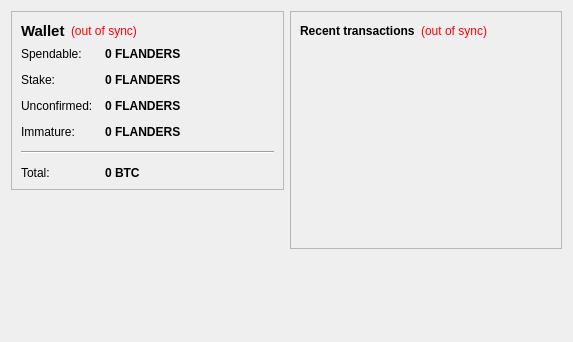
<?xml version="1.0" encoding="UTF-8"?>
<ui version="4.0">
 <class>OverviewPage</class>
 <widget class="QWidget" name="OverviewPage">
  <property name="geometry">
   <rect>
    <x>0</x>
    <y>0</y>
    <width>573</width>
    <height>342</height>
   </rect>
  </property>
  <property name="windowTitle">
   <string>Form</string>
  </property>
  <layout class="QHBoxLayout" name="horizontalLayout" stretch="1,1">
   <item>
    <layout class="QVBoxLayout" name="verticalLayout_2">
     <item>
      <widget class="QFrame" name="frame">
       <property name="frameShape">
        <enum>QFrame::StyledPanel</enum>
       </property>
       <property name="frameShadow">
        <enum>QFrame::Raised</enum>
       </property>
       <layout class="QVBoxLayout" name="verticalLayout_4">
        <item>
         <layout class="QHBoxLayout" name="horizontalLayout_4">
          <item>
           <widget class="QLabel" name="label_5">
            <property name="font">
             <font>
              <pointsize>11</pointsize>
              <weight>75</weight>
              <bold>true</bold>
             </font>
            </property>
            <property name="text">
             <string>Wallet</string>
            </property>
           </widget>
          </item>
          <item>
           <widget class="QLabel" name="labelWalletStatus">
            <property name="toolTip">
             <string>The displayed information may be out of date. Your wallet automatically synchronizes with the FLANDERS network after a connection is established, but this process has not completed yet.</string>
            </property>
            <property name="styleSheet">
             <string notr="true">QLabel { color: red; }</string>
            </property>
            <property name="text">
             <string notr="true">(out of sync)</string>
            </property>
            <property name="alignment">
             <set>Qt::AlignLeading|Qt::AlignLeft|Qt::AlignVCenter</set>
            </property>
           </widget>
          </item>
          <item>
           <spacer name="horizontalSpacer_2">
            <property name="orientation">
             <enum>Qt::Horizontal</enum>
            </property>
            <property name="sizeHint" stdset="0">
             <size>
              <width>40</width>
              <height>20</height>
             </size>
            </property>
           </spacer>
          </item>
         </layout>
        </item>
        <item>
         <layout class="QFormLayout" name="formLayout_2">
          <property name="fieldGrowthPolicy">
           <enum>QFormLayout::AllNonFixedFieldsGrow</enum>
          </property>
          <property name="horizontalSpacing">
           <number>12</number>
          </property>
          <property name="verticalSpacing">
           <number>12</number>
          </property>
          <item row="0" column="0">
           <widget class="QLabel" name="label">
            <property name="text">
             <string>Spendable:</string>
            </property>
           </widget>
          </item>
          <item row="0" column="1">
           <widget class="QLabel" name="labelBalance">
            <property name="font">
             <font>
              <weight>75</weight>
              <bold>true</bold>
             </font>
            </property>
            <property name="cursor">
             <cursorShape>IBeamCursor</cursorShape>
            </property>
            <property name="toolTip">
             <string>Your current spendable balance</string>
            </property>
            <property name="text">
             <string notr="true">0 FLANDERS</string>
            </property>
            <property name="textInteractionFlags">
             <set>Qt::LinksAccessibleByMouse|Qt::TextSelectableByKeyboard|Qt::TextSelectableByMouse</set>
            </property>
           </widget>
          </item>
          <item row="1" column="0">
           <widget class="QLabel" name="label_6">
            <property name="text">
             <string>Stake:</string>
            </property>
           </widget>
          </item>
          <item row="1" column="1">
           <widget class="QLabel" name="labelStake">
            <property name="font">
             <font>
              <weight>75</weight>
              <bold>true</bold>
             </font>
            </property>
            <property name="cursor">
             <cursorShape>IBeamCursor</cursorShape>
            </property>
            <property name="toolTip">
             <string>Total of coins that was staked, and do not yet count toward the current balance</string>
            </property>
            <property name="text">
             <string notr="true">0 FLANDERS</string>
            </property>
            <property name="textInteractionFlags">
             <set>Qt::LinksAccessibleByMouse|Qt::TextSelectableByKeyboard|Qt::TextSelectableByMouse</set>
            </property>
           </widget>
          </item>
          <item row="2" column="0">
           <widget class="QLabel" name="label_3">
            <property name="text">
             <string>Unconfirmed:</string>
            </property>
           </widget>
          </item>
          <item row="2" column="1">
           <widget class="QLabel" name="labelUnconfirmed">
            <property name="font">
             <font>
              <weight>75</weight>
              <bold>true</bold>
             </font>
            </property>
            <property name="cursor">
             <cursorShape>IBeamCursor</cursorShape>
            </property>
            <property name="toolTip">
             <string>Total of transactions that have yet to be confirmed, and do not yet count toward the current balance</string>
            </property>
            <property name="text">
             <string notr="true">0 FLANDERS</string>
            </property>
            <property name="textInteractionFlags">
             <set>Qt::LinksAccessibleByMouse|Qt::TextSelectableByKeyboard|Qt::TextSelectableByMouse</set>
            </property>
           </widget>
          </item>
          <item row="3" column="0">
           <widget class="QLabel" name="labelImmatureText">
            <property name="text">
             <string>Immature:</string>
            </property>
           </widget>
          </item>
          <item row="3" column="1">
           <widget class="QLabel" name="labelImmature">
            <property name="font">
             <font>
              <weight>75</weight>
              <bold>true</bold>
             </font>
            </property>
            <property name="toolTip">
             <string>Mined balance that has not yet matured</string>
            </property>
            <property name="text">
             <string notr="true">0 FLANDERS</string>
            </property>
            <property name="textInteractionFlags">
             <set>Qt::LinksAccessibleByMouse|Qt::TextSelectableByKeyboard|Qt::TextSelectableByMouse</set>
            </property>
           </widget>
          </item>
          <item row="4" column="0" colspan="2">
           <widget class="Line" name="line">
            <property name="orientation">
             <enum>Qt::Horizontal</enum>
            </property>
           </widget>
          </item>
          <item row="5" column="0">
           <widget class="QLabel" name="labelTotalText">
            <property name="text">
             <string>Total:</string>
            </property>
           </widget>
          </item>
          <item row="5" column="1">
           <widget class="QLabel" name="labelTotal">
            <property name="font">
             <font>
              <weight>75</weight>
              <bold>true</bold>
             </font>
            </property>
            <property name="cursor">
             <cursorShape>IBeamCursor</cursorShape>
            </property>
            <property name="toolTip">
             <string>Your current total balance</string>
            </property>
            <property name="text">
             <string notr="true">0 BTC</string>
            </property>
            <property name="textInteractionFlags">
             <set>Qt::LinksAccessibleByMouse|Qt::TextSelectableByKeyboard|Qt::TextSelectableByMouse</set>
            </property>
           </widget>
          </item>
         </layout>
        </item>
       </layout>
      </widget>
     </item>
     <item>
      <spacer name="verticalSpacer">
       <property name="orientation">
        <enum>Qt::Vertical</enum>
       </property>
       <property name="sizeHint" stdset="0">
        <size>
         <width>20</width>
         <height>40</height>
        </size>
       </property>
      </spacer>
     </item>
    </layout>
   </item>
   <item>
    <layout class="QVBoxLayout" name="verticalLayout_3">
     <item>
      <widget class="QFrame" name="frame_2">
       <property name="frameShape">
        <enum>QFrame::StyledPanel</enum>
       </property>
       <property name="frameShadow">
        <enum>QFrame::Raised</enum>
       </property>
       <layout class="QVBoxLayout" name="verticalLayout">
        <item>
         <layout class="QHBoxLayout" name="horizontalLayout_2">
          <item>
           <widget class="QLabel" name="label_4">
            <property name="text">
             <string>&lt;b&gt;Recent transactions&lt;/b&gt;</string>
            </property>
           </widget>
          </item>
          <item>
           <widget class="QLabel" name="labelTransactionsStatus">
            <property name="toolTip">
             <string>The displayed information may be out of date. Your wallet automatically synchronizes with the FLANDERS network after a connection is established, but this process has not completed yet.</string>
            </property>
            <property name="styleSheet">
             <string notr="true">QLabel { color: red; }</string>
            </property>
            <property name="text">
             <string notr="true">(out of sync)</string>
            </property>
            <property name="alignment">
             <set>Qt::AlignRight|Qt::AlignTrailing|Qt::AlignVCenter</set>
            </property>
           </widget>
          </item>
          <item>
           <spacer name="horizontalSpacer">
            <property name="orientation">
             <enum>Qt::Horizontal</enum>
            </property>
            <property name="sizeHint" stdset="0">
             <size>
              <width>40</width>
              <height>20</height>
             </size>
            </property>
           </spacer>
          </item>
         </layout>
        </item>
        <item>
         <widget class="QListView" name="listTransactions">
          <property name="styleSheet">
           <string notr="true">QListView { background: transparent; }</string>
          </property>
          <property name="frameShape">
           <enum>QFrame::NoFrame</enum>
          </property>
          <property name="verticalScrollBarPolicy">
           <enum>Qt::ScrollBarAlwaysOff</enum>
          </property>
          <property name="horizontalScrollBarPolicy">
           <enum>Qt::ScrollBarAlwaysOff</enum>
          </property>
          <property name="selectionMode">
           <enum>QAbstractItemView::NoSelection</enum>
          </property>
         </widget>
        </item>
       </layout>
      </widget>
     </item>
     <item>
      <spacer name="verticalSpacer_2">
       <property name="orientation">
        <enum>Qt::Vertical</enum>
       </property>
       <property name="sizeHint" stdset="0">
        <size>
         <width>20</width>
         <height>40</height>
        </size>
       </property>
      </spacer>
     </item>
    </layout>
   </item>
  </layout>
 </widget>
 <resources/>
 <connections/>
</ui>
